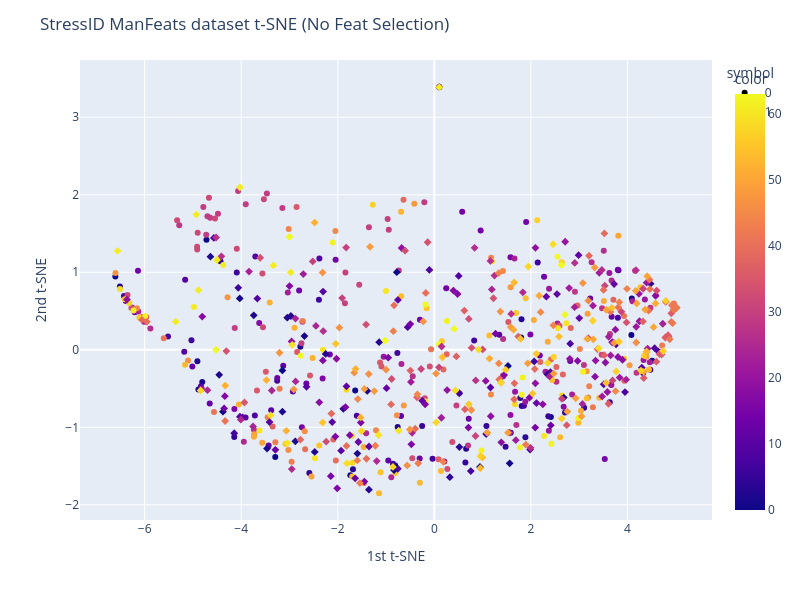
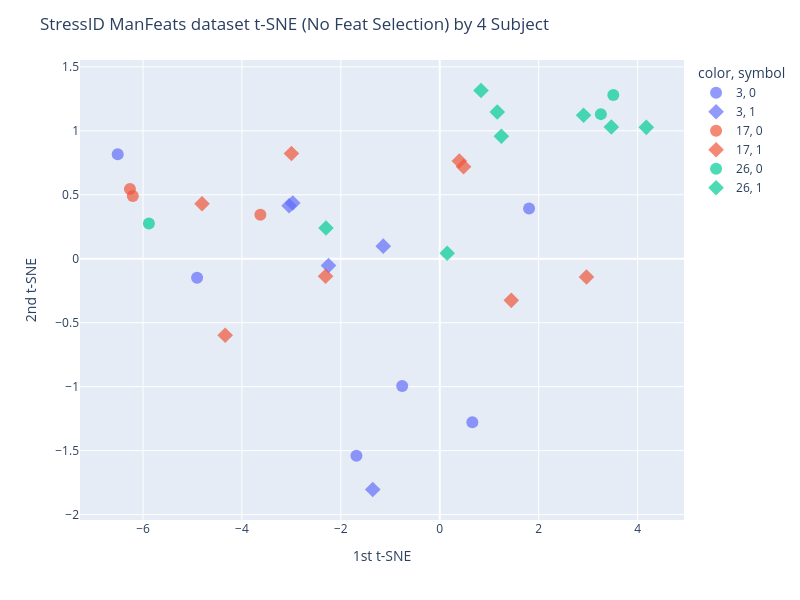

Source (notebook cell) for these figures, in order:
### Code cell
# t-SNE in StressID
# Best N-comp=2, Perp=300 np.arange(15, 330, 15)
si_Ncomp = 2
si_Perp = 300
BY_CLASS = False
colors = si_bclass_labels if BY_CLASS else si_groups_list

si_tsne = TSNE(n_components=si_Ncomp, perplexity=si_Perp, random_state=RAN_STATE)
si_X_tsne = si_tsne.fit_transform(si_X)
display(si_tsne.kl_divergence_)

fig = px.scatter(x=si_X_tsne[:,0], y=si_X_tsne[:,1], color=colors, symbol=si_bclass_labels, width=800, height=600)
fig.update_layout(
    title="StressID ManFeats dataset t-SNE (No Feat Selection)",
    xaxis_title="1st t-SNE",
    yaxis_title="2nd t-SNE",
)
fig.show()

# Picking a small sample of subjects to show
n_subjects = 4
subjects_to_show = np.random.choice(range(len(si_subject_to_group)), size=n_subjects)
print(subjects_to_show)
subject_mask = [n in subjects_to_show for n in si_groups_list]
filtered_subjects_rows = [str(subject) for subject, flag in zip(si_groups_list, subject_mask) if flag]
filtered_classes_rows = [str(label) for label, flag in zip(si_bclass_labels.values, subject_mask) if flag]

fig_subj = px.scatter(x=si_X_tsne[:, 0][subject_mask], y=si_X_tsne[:, 1][subject_mask], color=filtered_subjects_rows, symbol=filtered_classes_rows, width=800, height=600)
fig_subj.update_layout(
    title=f"StressID ManFeats dataset t-SNE (No Feat Selection) by {n_subjects} Subject",
    xaxis_title="1st t-SNE",
    yaxis_title="2nd t-SNE",
)
fig_subj.update_traces(
    marker=dict(size=12, opacity=0.7),
    selector=dict(mode="markers")
)
fig_subj.show()

### Figure 1 — Plotly figure (JSON) as saved in the notebook; plotly's stock layout.template omitted (floating-point values rounded to 4 significant figures; data arrays with more than 128 entries replaced by an {"elided": "..."} marker saying what was removed)
{"data": [{"hovertemplate": "symbol=0<br>x=%{x}<br>y=%{y}<br>color=%{marker.color}<extra></extra>", "legendgroup": "0", "marker": {"color": {"elided": "331 int values"}, "coloraxis": "coloraxis", "symbol": "circle"}, "mode": "markers", "name": "0", "orientation": "v", "showlegend": true, "type": "scatter", "x": {"elided": "331 float values"}, "xaxis": "x", "y": {"elided": "331 float values"}, "yaxis": "y"}, {"hovertemplate": "symbol=1<br>x=%{x}<br>y=%{y}<br>color=%{marker.color}<extra></extra>", "legendgroup": "1", "marker": {"color": {"elided": "368 int values"}, "coloraxis": "coloraxis", "symbol": "diamond"}, "mode": "markers", "name": "1", "orientation": "v", "showlegend": true, "type": "scatter", "x": {"elided": "368 float values"}, "xaxis": "x", "y": {"elided": "368 float values"}, "yaxis": "y"}], "layout": {"coloraxis": {"colorbar": {"title": {"text": "color"}}, "colorscale": [[0, "#0d0887"], [0.1111, "#46039f"], [0.2222, "#7201a8"], [0.3333, "#9c179e"], [0.4444, "#bd3786"], [0.5556, "#d8576b"], [0.6667, "#ed7953"], [0.7778, "#fb9f3a"], [0.8889, "#fdca26"], [1, "#f0f921"]]}, "height": 600, "legend": {"title": {"text": "symbol"}, "tracegroupgap": 0}, "margin": {"t": 60}, "title": {"text": "StressID ManFeats dataset t-SNE (No Feat Selection)"}, "width": 800, "xaxis": {"anchor": "y", "domain": [0, 1], "title": {"text": "1st t-SNE"}}, "yaxis": {"anchor": "x", "domain": [0, 1], "title": {"text": "2nd t-SNE"}}}}

### Figure 2 — Plotly figure (JSON) as saved in the notebook; plotly's stock layout.template omitted (floating-point values rounded to 4 significant figures)
{"data": [{"hovertemplate": "color=3<br>symbol=0<br>x=%{x}<br>y=%{y}<extra></extra>", "legendgroup": "3, 0", "marker": {"color": "#636efa", "opacity": 0.7, "size": 12, "symbol": "circle"}, "mode": "markers", "name": "3, 0", "orientation": "v", "showlegend": true, "type": "scatter", "x": [-6.512, -0.7592, 1.806, -4.907, -1.685, 0.6588], "xaxis": "x", "y": [0.8164, -0.9948, 0.3932, -0.149, -1.54, -1.278], "yaxis": "y"}, {"hovertemplate": "color=3<br>symbol=1<br>x=%{x}<br>y=%{y}<extra></extra>", "legendgroup": "3, 1", "marker": {"color": "#636efa", "opacity": 0.7, "size": 12, "symbol": "diamond"}, "mode": "markers", "name": "3, 1", "orientation": "v", "showlegend": true, "type": "scatter", "x": [-2.25, -1.355, -3.046, -2.972, -1.142], "xaxis": "x", "y": [-0.05377, -1.804, 0.4147, 0.4357, 0.09828], "yaxis": "y"}, {"hovertemplate": "color=17<br>symbol=0<br>x=%{x}<br>y=%{y}<extra></extra>", "legendgroup": "17, 0", "marker": {"color": "#EF553B", "opacity": 0.7, "size": 12, "symbol": "circle"}, "mode": "markers", "name": "17, 0", "orientation": "v", "showlegend": true, "type": "scatter", "x": [-6.264, -3.627, -6.206], "xaxis": "x", "y": [0.5453, 0.3445, 0.4907], "yaxis": "y"}, {"hovertemplate": "color=17<br>symbol=1<br>x=%{x}<br>y=%{y}<extra></extra>", "legendgroup": "17, 1", "marker": {"color": "#EF553B", "opacity": 0.7, "size": 12, "symbol": "diamond"}, "mode": "markers", "name": "17, 1", "orientation": "v", "showlegend": true, "type": "scatter", "x": [2.967, 0.3958, -4.339, 1.447, 0.4811, -2.309, -4.807, -2.999], "xaxis": "x", "y": [-0.1432, 0.7636, -0.5976, -0.3254, 0.7197, -0.1374, 0.4292, 0.8224], "yaxis": "y"}, {"hovertemplate": "color=26<br>symbol=0<br>x=%{x}<br>y=%{y}<extra></extra>", "legendgroup": "26, 0", "marker": {"color": "#00cc96", "opacity": 0.7, "size": 12, "symbol": "circle"}, "mode": "markers", "name": "26, 0", "orientation": "v", "showlegend": true, "type": "scatter", "x": [-5.881, 3.257, 3.509], "xaxis": "x", "y": [0.2747, 1.13, 1.279], "yaxis": "y"}, {"hovertemplate": "color=26<br>symbol=1<br>x=%{x}<br>y=%{y}<extra></extra>", "legendgroup": "26, 1", "marker": {"color": "#00cc96", "opacity": 0.7, "size": 12, "symbol": "diamond"}, "mode": "markers", "name": "26, 1", "orientation": "v", "showlegend": true, "type": "scatter", "x": [1.163, 2.908, 1.246, 0.8343, -2.301, 0.1506, 4.177, 3.469], "xaxis": "x", "y": [1.147, 1.121, 0.9571, 1.315, 0.2403, 0.04237, 1.027, 1.029], "yaxis": "y"}], "layout": {"height": 600, "legend": {"title": {"text": "color, symbol"}, "tracegroupgap": 0}, "margin": {"t": 60}, "title": {"text": "StressID ManFeats dataset t-SNE (No Feat Selection) by 4 Subject"}, "width": 800, "xaxis": {"anchor": "y", "domain": [0, 1], "title": {"text": "1st t-SNE"}}, "yaxis": {"anchor": "x", "domain": [0, 1], "title": {"text": "2nd t-SNE"}}}}
